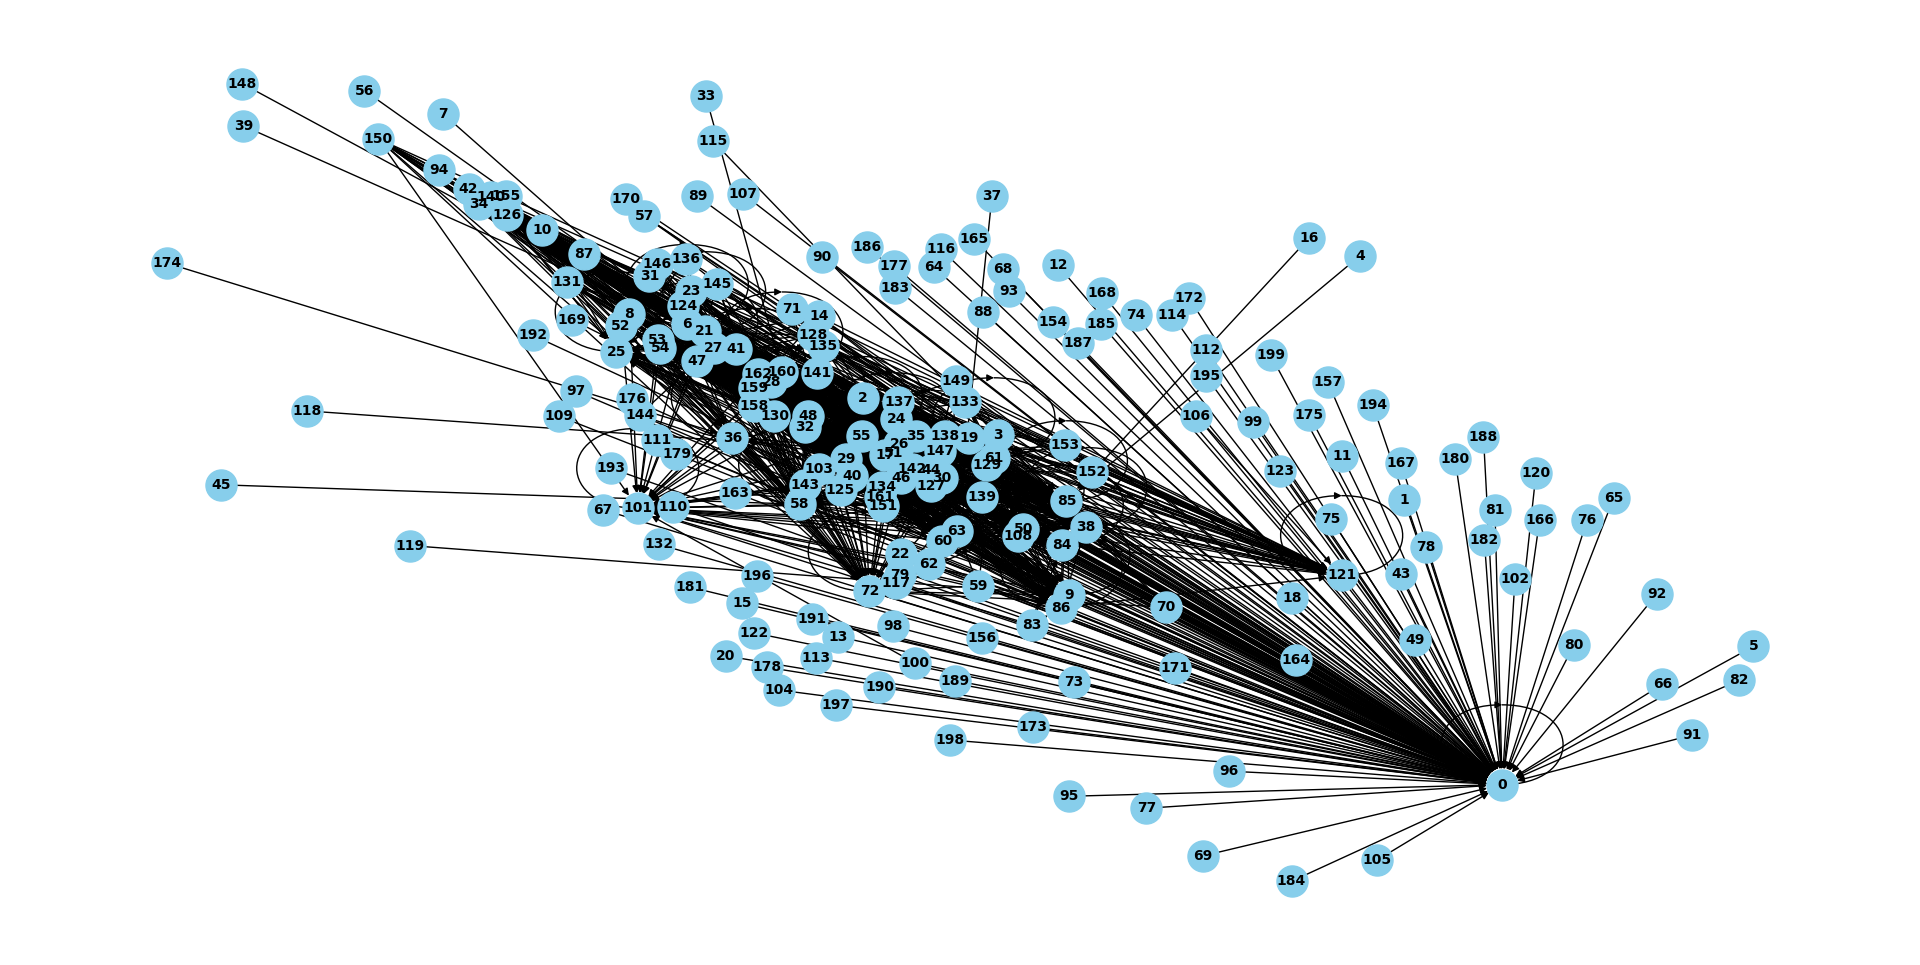

This figure's Python source:
import pandas as pd
import networkx as nx
import matplotlib.pyplot as plt

# 读取CSV文件
data = pd.read_csv('02_skill_small.csv')

# 创建一个空的有向图
G = nx.DiGraph()

# 遍历数据，添加节点和边
for index, row in data.iterrows():
    for i in range(200):
        class_name = row[i]
        if class_name not in G:
            G.add_node(class_name)
        G.add_edge(class_name, row[199])

# 绘制知识图谱
pos = nx.spring_layout(G)
nx.draw(G, pos, with_labels=True, node_size=500, node_color='skyblue', font_size=10, font_weight='bold')
plt.show()
